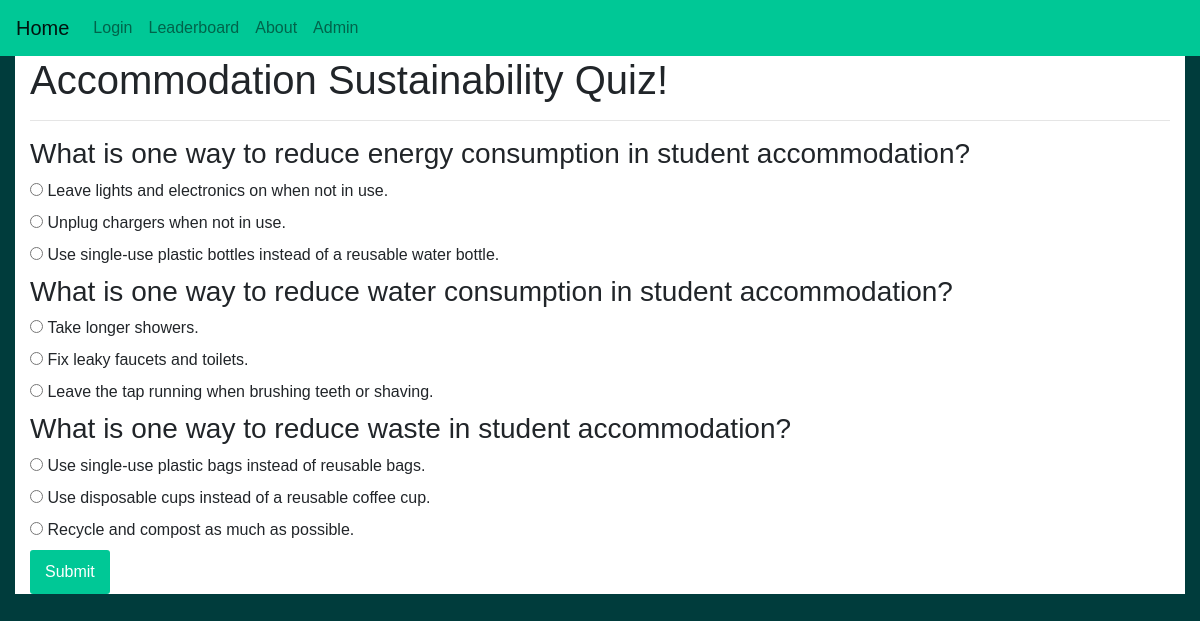
Screenshot of /profile/ (signed in) with the database file from the repository.
### ecm2434/models.py (models this page shows, shortened)
class Question(models.Model):
    quiz = models.ForeignKey(Quiz, on_delete=models.CASCADE)
    question_text = models.CharField(max_length=200)
    answer_a = models.CharField(max_length=200)
    answer_b = models.CharField(max_length=200)
    answer_c = models.CharField(max_length=200)
    correct_answer = models.CharField(max_length=1)
    question_number = models.PositiveIntegerField()
    class Meta:
        app_label = 'ecm2434'

### ecm2434/views.py (the view)
# urls.py: path('profile/', views.profile, name='profile'),
@login_required
def profile(request):
    quiz = Quiz.objects.get(name='q1')
    questions = Question.objects.filter(quiz=quiz)
    return render(request, 'ecm2434/q1.html', {'quiz': quiz, 'questions': questions})

### templates/ecm2434/q1.html (shortened to what this page needs)
{% extends 'navbar.html' %}
{% block content %}
<div class="container" style="background-color: white;">
  <h1 style="background-color: white;">Accommodation Sustainability Quiz!</h1>
  <hr>
  <form method="POST" action="{% url 'answer' %}">
    {% for question in questions %}
    <h3>{{ question.question_text }}</h3>
    <div>
      <input type="radio" id="option1_{{ question.id }}" name="answer_{{ question.id }}" value="1">
      <label for="option1_{{ question.id }}">{{ question.answer_a }}</label>
    </div>
    <div>
      <input type="radio" id="option2_{{ question.id }}" name="answer_{{ question.id }}" value="2">
      <label for="option2_{{ question.id }}">{{ question.answer_b }}</label>
    </div>
    <div>
      <input type="radio" id="option3_{{ question.id }}" name="answer_{{ question.id }}" value="3">
      <label for="option3_{{ question.id }}">{{ question.answer_c }}</label>
    </div>
    {% endfor %}
    <button type="submit" class="btn btn-primary">Submit</button>
  </form>
</div>
{% endblock %}

### templates/navbar.html (shortened to what this page needs)
{% load static %}
<!DOCTYPE html>
<html>
<head>
    <link rel="stylesheet" href="https://stackpath.bootstrapcdn.com/bootstrap/4.3.1/css/bootstrap.min.css">
    <link rel="stylesheet" type="text/css" href="{% static 'style.css' %}">
</head>
<body>
<nav class="navbar navbar-expand-lg navbar-light custom-navbar">
  <a class="navbar-brand" href="/">Home</a>
  <div class="collapse navbar-collapse" id="navbarNav">
    <ul class="navbar-nav">
      <li class="nav-item">
        <a class="nav-link" href="/accounts/login/">Login</a>
      </li>
      <li class="nav-item">
        <a class="nav-link" href="/leaderboard/">Leaderboard</a>
      </li>
      <li class="nav-item">
        <a class="nav-link" href="/about/">About</a>
      </li>
      <li class="nav-item">
        <a class="nav-link ms-auto" href="/admin/">Admin</a>
      </li>
    </ul>
  </div>
</nav>
<div class="container">
    {% block content %}{% endblock %}
</div>
</body>
</html>

### static/style.css (style rules this page uses)
body { background-color: #003c3c; font-family: Arial, sans-serif; }
.container { max-width: 1300px; margin: 0 auto; }
form { margin-bottom: 0; }
button[type="submit"] { background-color: #00C896; color: #fff; border: none; border-radius: 3px; padding: 10px 15px; cursor: pointer; transition: all 0.3s ease; }
.custom-navbar { background-color: #00C896; }

### rows the page displays
Question: question_text "What is one way to reduce energy consumption in student accommodation?", answer_a "Leave lights and electronics on when not in use.", answer_b "Unplug chargers when not in use.", answer_c "Use single-use plastic bottles instead of a reusable water bottle."
Question: question_text "What is one way to reduce water consumption in student accommodation?", answer_a "Take longer showers.", answer_b "Fix leaky faucets and toilets.", answer_c "Leave the tap running when brushing teeth or shaving."
Question: question_text "What is one way to reduce waste in student accommodation?", answer_a "Use single-use plastic bags instead of reusable bags.", answer_b "Use disposable cups instead of a reusable coffee cup.", answer_c "Recycle and compost as much as possible."
